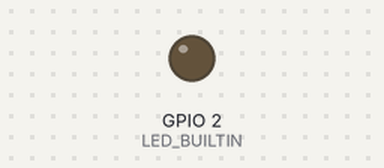
A program run on a simulated ESP32. On the bench: output pins drawn as LEDs (lit = HIGH). WiFi joins after 1.5 s; servers stay silent unless stated; uploads are accepted with an empty reply; what the program prints to the serial monitor is not drawn.

Above: at 0.25 s.
Timing chart, 0 to 3.2 s (numbered marks = the images above):
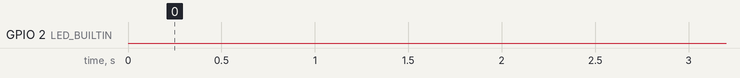

Measured:
- by itself, GPIO 2 (LED_BUILTIN): LOW → HIGH at 4.7 s, → LOW 0.50 s later, → HIGH 0.50 s later, → LOW 0.50 s later, … (251 changes in this stretch)

The program:

main.cpp
```cpp
#include <Arduino.h>

                                                // 定时器
#include <WiFi.h>
#include <HTTPClient.h>

const char* ssid = "Cleargrass_SZ";
const char* password =  "cleargrass2015";
const char* HTTPServerAddr =  "192.168.1.140";
const char* HTTPServerPort =  "80";

int LED_BUILTIN = 2;
// 默认Wi-Fi 未连接
wl_status_t WiFiStatus = WL_DISCONNECTED;
bool HTTPSendSucdess = false;

#define LED_CLOSE   digitalWrite(LED_BUILTIN, LOW)
#define LED_OPEN   digitalWrite(LED_BUILTIN, HIGH)

// 字符串显示Wi-Fi状态
char *WiFiStatusToString(int status)
{
    switch(status)
    {
        case 0:
            return (char*)"WL_IDLE_STATUS";
        case 1:
            return (char*)"WL_NO_SSID_AVAIL";
        case 2:
            return (char*)"WL_SCAN_COMPLETED";
        case 3:
            return (char*)"WL_CONNECTED";
        case 4:
            return (char*)"WL_CONNECT_FAILED";
        case 5:
            return (char*)"WL_CONNECTION_LOST";
        case 6:
            return (char*)"WL_DISCONNECTED";

        case 255:

        default:
            return (char*)"WL_STATUS_ERROR";
    }
}
// 500ms定时任务
void taskLED(void * parameter )
{
    bool LED_ON = false;
    Serial.printf("taskLED start...\r\n");
    pinMode(LED_BUILTIN, OUTPUT);
    LED_CLOSE;
    delay(500);
    while(1)
    {
        // 联网后蓝灯常亮
        if (WiFiStatus == WL_CONNECTED)
        {
            // HTTP 不在发送状态 灯常亮
            if (HTTPSendSucdess == false)
            {
                LED_OPEN;
                LED_ON = true;
            }
            else
            {
                // HTTP发送 灯闪烁
                if (LED_ON == false)
                {
                    LED_OPEN;
                    LED_ON = true;
                }
                else
                {
                    LED_CLOSE;
                    LED_ON = false;
                }
            }

        }
        else
        {
            LED_CLOSE;
            LED_ON = false;
        }
        delay(500);
    }
}

// Wi-Fi连接管理
void taskWiFi(void * parameter )
{
    int i = 0;
    int j = 0;
    Serial.printf("taskWiFi start...\r\n");
    delay(500);
    while(1)
    {
        j++;
        // 获取Wi-Fi状态
        WiFiStatus = WiFi.status();
        if (j == 10)
        {
            j = 0;
            Serial.printf("WiFiStatus = %s\r\n", WiFiStatusToString(WiFiStatus));
        }

        // 未联网，准备连接Wi-Fi
        if (WiFiStatus != WL_CONNECTED)
        {
            WiFi.disconnect(true);
            delay(1000);
            Serial.printf("Connecting to Wi-Fi...\r\n");
            WiFi.mode(WIFI_AP_STA);
            delay(500);
            //连接WiFi 并等待连接成功
            WiFi.begin(ssid, password);
            i = 20;
            do
            {
                delay(2000);
                WiFiStatus = WiFi.status();
                Serial.printf(" WiFi.begin WiFiStatus = %s\r\n", WiFiStatusToString(WiFiStatus));
                i--;

            }while((WiFiStatus != WL_CONNECTED) && (i > 0));

            if (WiFiStatus == WL_CONNECTED)
            {
                Serial.printf("Wi-Fi connect success!\r\n");
            }
        }
        delay(1000);
    }
}

// HTTP发送测试
void taskHTTP(void * parameter )
{
    char httpURL[256];
    int i = 0, j = 0;
    Serial.printf("taskHTTP start...\r\n");
    while(1)
    {
        // Check the current connection status
        if (WiFiStatus == WL_CONNECTED)
        {
            i++;
            HTTPClient http;
            memset(httpURL, 0, 256);
            sprintf(httpURL, "http://%s:%s/?deviceID=Test1&temp=%d&humi=%d", HTTPServerAddr, HTTPServerPort, j, i);
            Serial.printf("httpURL: %s\r\n", httpURL);
            http.begin(httpURL);
            http.addHeader("Content-Type", "text/plain");  //Specify the URL
            int httpCode = http.GET();                                        //Make the request

            // http发送成功
            if (httpCode == 200)
            { //Check for the returning code
                String payload = http.getString();
                Serial.println(payload);
                HTTPSendSucdess = true;
                j++;
            }
            else
            {
                Serial.printf("Error on HTTP request, httpCode = %d\r\n", httpCode);
                HTTPSendSucdess = false;
            }

            http.end(); //Free the resources
        }

        delay(1000);
    }

}
void setup()
{
    // put your setup code here, to run once:
    Serial.begin(115200);
    delay(200);
    Serial.println("ESP32 Client Start……");
    xTaskCreate(taskLED, "taskLED", 2048, NULL, 1, NULL);
    xTaskCreate(taskWiFi, "taskWiFi", 16000, NULL, 3, NULL);
    xTaskCreate(taskHTTP, "taskHTTP", 16000, NULL, 2, NULL);

}

void loop()
{
    // /
    // if (WiFi.isConnected() == false)
    // {
    //     while (WiFi.status() != WL_CONNECTED)
    //     {
    //         delay(1000);
    //         Serial.println("Connecting to WiFi..");
    //     }
    // }

    delay(1000);
}
```
